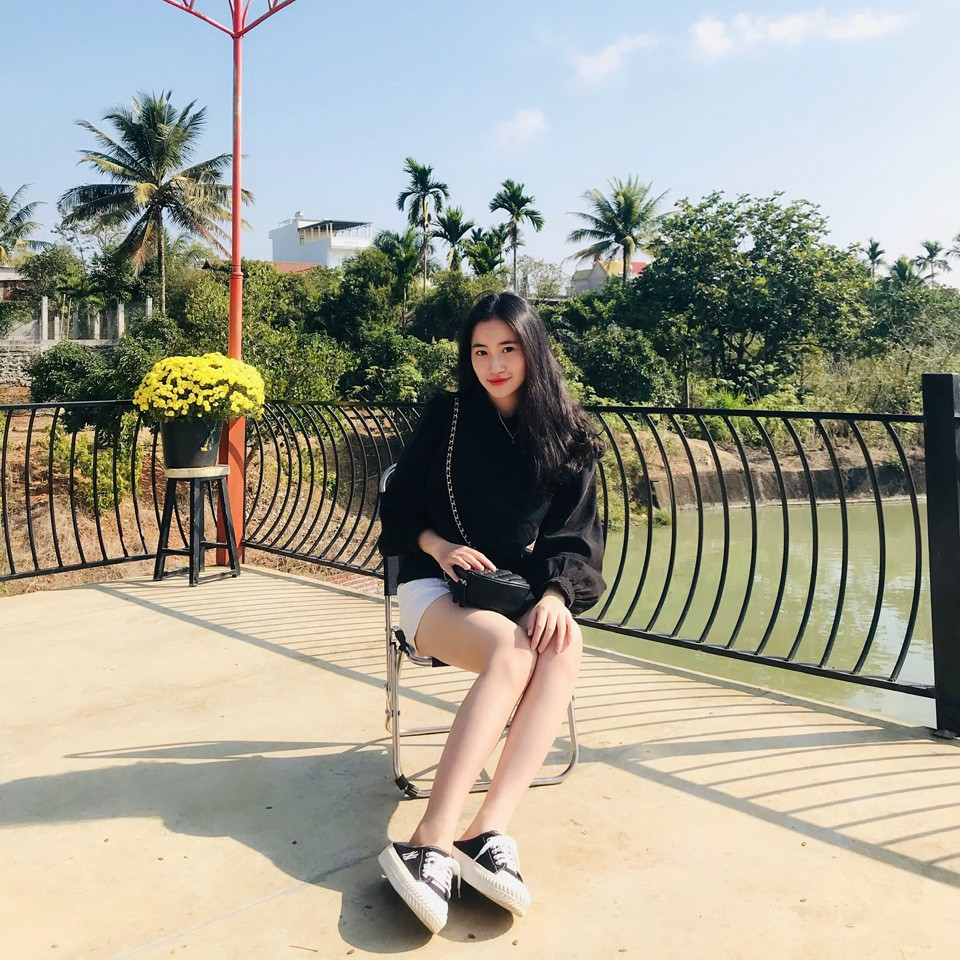
#> input picture project 2 Image Processing/Bài Làm/hong.jpg, 960 x 960 px
$ jupyter execute 21127627.ipynb
#> lines starting #> are read from the running program, lines starting #| are printed output that depends on the picture
ĐẠI HỌC QUỐC GIA – TP. HỒ CHÍ MINH
TRƯỜNG ĐẠI HỌC KHOA HỌC TỰ NHIÊN
KHOA CÔNG NGHỆ THÔNG TIN

                                        Đồ án 2: Image Processing

Môn học: Toán ứng dụng và thống kê cho công nghệ thông tin - MTH00057

Giảng viên hướng dẫn:
- Nguyễn Đình Thúc
- Nguyễn Văn Quang Huy
- Ngô Đình Hy

Tp. Hồ Chí Minh, tháng 7/2023

# Sinh Viên Thực Hiện:
- Họ và Tên : Cao Nguyễn Khánh
- MSSV: 21127627
- Lớp: 21CLC04

# Mục lục/ Cách Chức Năng Làm Được
* [Danh Sách Thư Viện Sử Dụng](#c1)
* [Hàm Tạo Tên File](#c2)
* [Thay Đổi Độ Sáng](#c3)
* [Thay Đổi Độ Tương Phản](#c4)
* [Lật Ảnh Ngang/Dọc](#c5)
* [Chuyển Đổi Ảnh RGB Thành Ảnh Xám/Sepia](#c6)
* [Làm Mờ/Sắc Nét Ảnh](#c7)
* [Cắt Ảnh Theo Kích Thước (Cắt Ở Trung Tâm)](#c8)
* [Cắt Ảnh Theo Khung Hình Tròn](#c9)
* [Cắt Ảnh Theo Khung Là 2 Hình Ellip Chéo Nhau](#c10)
* [Hàm Main](#c11)
* [Tài Liệu Tham Khảo](#c12)

## Danh Sách Thư Viện Sử Dụng <a class="anchor" id="c1"></a>

[cell 1]
import matplotlib.pyplot as plt
import numpy as np
from PIL import Image

## Hàm Tạo Tên File <a class="anchor" id="c2"></a>

[cell 2]
def create_file_name(image_path, function_name):
    # Cắt chuỗi thành các phần tử bằng dấu chấm
    split_string = image_path.split(".")

    if (len(split_string) < 2):
        raise ValueError("tên file không hợp lệ ")

    image_output_path = split_string[0]

    for i in range(1, len(split_string) - 1):
        image_output_path = image_output_path + "." + split_string[i]

    image_output_path = image_output_path + "_" + function_name + "." + split_string[-1]

    return image_output_path

Hàm này giúp tạo ra các tên file kết quả

VD:
create_file_name("cat.jpg", "brightness") => cat_brightness.jpg

## Hình Ảnh Gốc:

## Thay Đổi Độ Sáng <a class="anchor" id="c3"></a>

#### Ý TƯỞNG:
- Nhân mảng img_array với brightness_factor để điều chỉnh độ sáng của bức ảnh. Kết quả là một mảng mới brightened_image_array chứa các giá trị pixel đã được điều chỉnh độ sáng. Bước này dựa trên việc nhân từng giá trị pixel với brightness_factor.

- Sử dụng np.clip() để giới hạn các giá trị trong brightened_image_array trong khoảng hợp lệ từ 0 đến 255.

- Chuyển đổi các giá trị pixel trong mảng brightened_image_array thành số nguyên bằng cách sử dụng astype(int).

- Trả về brightened_image_array, mảng biểu diễn cho bức ảnh với độ sáng đã được điều chỉnh.

[cell 3]
def adjust_the_brightness_of_image(img_array, brightness_factor):
    # Thay đổi độ sáng
    #brightness_factor = 1.5  # Giá trị độ sáng mới, có thể điều chỉnh
    brightened_image_array = np.clip(img_array * brightness_factor, 0, 255).astype(int)

    return brightened_image_array

def the_brightness(img_array, image_path):
    # Tạo tên cho file ảnh để lưu
    image_output_path = create_file_name(image_path, "brightness")


    # Gọi các hàm hoặc thực hiện công việc liên quan đến Option 1
    brightness_factor = 1.5

    brightened_image = adjust_the_brightness_of_image(img_array, brightness_factor)

    plt.imshow(brightened_image)
    plt.axis('off')
    plt.savefig(image_output_path, bbox_inches='tight')
    plt.show()

#### Kết Quả

## Thay Đổi Độ Tương Phản  <a class="anchor" id="c4"></a>

#### Ý Tưởng:
- Đầu vào của hàm là img_array, một mảng numpy biểu diễn hình ảnh, và contrast_factor, một số thực dùng để điều chỉnh độ tương phản của hình ảnh.

- Bước đầu tiên là tính giá trị trung bình của tất cả các điểm ảnh trong img_array bằng hàm np.mean. Điều này sẽ giúp chúng ta chuyển hình ảnh về trung tâm đồ thị màu sắc, giúp việc điều chỉnh độ tương phản dễ dàng hơn.

- Trừ giá trị trung bình (mean) từ mỗi điểm ảnh trong img_array.
- Nhân kết quả với contrast_factor để điều chỉnh độ tương phản .
- Cộng lại giá trị trung bình (mean) vào kết quả.
- Quá trình trên giúp tăng độ tương phản của hình ảnh khi contrast_factor > 1 và giảm độ tương phản khi contrast_factor < 1.

- Sau khi tính toán xong hình ảnh mới có độ tương phản đã điều chỉnh, đoạn code sử dụng hàm np.clip để đảm bảo rằng giá trị của từng điểm ảnh nằm trong khoảng từ 0 đến 255

- chuyển kiểu dữ liệu của mảng contrast_image_array sang số nguyên (int)

[cell 4]
# [28 lines left out: functions adjusting_the_contrast_of_image, the_contrast, not called in this run]

#### Kết Quả

## Lật Ảnh Ngang/Dọc <a class="anchor" id="c5"></a>

#### Ý Tưởng:
- Lật ngang ảnh: Đoạn code sử dụng hàm np.flip để thực hiện lật ngang hình ảnh. Tham số axis=1 cho biết rằng ta muốn lật ngang theo chiều ngang, tức là lật theo trục thứ 2 của mảng (trục dọc).

- Lật dọc ảnh: Đoạn code sử dụng hàm np.flip để thực hiện lật dọc hình ảnh. Tham số axis=0 cho biết rằng ta muốn lật dọc theo chiều dọc, tức là lật theo trục thứ 1 của mảng (trục ngang).

- chuyển kiểu dữ liệu của mảng sang số nguyên (int) bằng cách sử dụng phương thức astype.

Cuối cùng, hàm trả về hình ảnh mới sau khi lật ngang được lưu trong biến flipped_image_array.

[cell 5]
# [39 lines left out: functions horizontal_flip_flips_an_image, vertical_flip_flips_an_image, horizontal_flip, vertical_flip, not called in this run]

#### Kết Quả:

- Lật Ngang

- Lật Dọc

## Chuyển Đổi Ảnh RGB Thành Ảnh Xám/Sepia <a class="anchor" id="c6"></a>

#### Ý Tưởng:
##### GRAY
- convert_an_image_rgb_to_grayscale(img_array): Đây là hàm chuyển đổi một hình ảnh từ không gian màu RGB sang không gian màu xám (grayscale). Ý tưởng chính của hàm này là sử dụng công thức đơn giản để tính giá trị màu xám của từng điểm ảnh trong hình ảnh RGB.

- Công thức tính giá trị màu xám (grayscale) tại mỗi điểm ảnh là:
  0.2989 * R + 0.5870 * G + 0.1140 * B
- Trong đó, R, G, và B lần lượt là giá trị màu đỏ, màu xanh lá cây và màu xanh lam tại điểm ảnh đó. Kết quả của phép tính này là giá trị màu xám tương ứng với mỗi điểm ảnh.

- Sau khi tính toán xong, kết quả được lưu vào biến grayscale_image_array.
##### SEPIA
- convert_an_image_rgb_to_sepia(img_array): Đây là hàm chuyển đổi một hình ảnh từ không gian màu RGB sang không gian màu sepia.

- một ma trận sepia_filter với kích thước 3x3. Ma trận này là một bộ lọc sepia được sử dụng để thực hiện việc chuyển đổi màu. Mỗi hàng của ma trận sepia_filter chứa các hệ số màu được sử dụng để tính toán màu mới tại từng điểm ảnh của hình ảnh.

- Để chuyển đổi màu của hình ảnh, đoạn code sử dụng phép nhân ma trận giữa ma trận img_array (biểu diễn hình ảnh RGB) và ma trận sepia_filter được chuyển vị (đảo chiều) (sepia_filter.T). Kết quả của phép nhân ma trận là một mảng mới chứa các giá trị màu được tính toán dựa trên ma trận sepia_filter.

- Sau khi tính toán xong mảng mới chứa các giá trị màu sepia, đoạn code sử dụng hàm np.clip để đảm bảo rằng giá trị của từng điểm ảnh nằm trong khoảng từ 0 đến 255. Chuyển kiểu dữ liệu của mảng sepia_image_array sang số nguyên (int)

[cell 6]
# [42 lines left out: functions convert_an_image_rgb_to_grayscale, rgb_to_grayscale, convert_an_image_rgb_to_sepia, rgb_to_sepia, not called in this run]

#### Kết Quả:

- Gray

- Sepia

## Làm Mờ/Sắc Nét Ảnh <a class="anchor" id="c7"></a>

#### Ý Tưởng:
- blur_or_sharpened_an_image(img_array, kernel): Đây là hàm thực hiện phép làm mờ hoặc sắc nét trên một hình ảnh bằng cách áp dụng một ma trận bộ lọc (kernel).

- Đầu vào của hàm gồm img_array, một mảng numpy biểu diễn hình ảnh, và kernel, một ma trận bộ lọc có kích thước chẵn (như 3x3 hoặc 5x5) và được sử dụng để thực hiện phép làm mờ hoặc sắc nét.

- Hàm bắt đầu bằng việc lấy kích thước của hình ảnh từ img_array và lưu trữ vào height, width và channels.

- khởi tạo một hình ảnh mới blur_or_sharpened_image với cùng kích thước như hình ảnh ban đầu, và các giá trị trong mảng mới được chuyển thành kiểu dữ liệu số nguyên (dtype=np.int_).

- các biến n và m từ kích thước của ma trận kernel. Biến n là số hàng hoặc số cột của ma trận kernel, m là phần nguyên của n/2.

- tính tổng tất cả các phần tử trong kernel và lưu vào biến total_sum.

- hàm duyệt qua từng điểm ảnh trong hình ảnh, trừ viền của hình ảnh có độ rộng m để đảm bảo không xảy ra tràn số khi thực hiện phép toán.

- Tại mỗi điểm ảnh, hàm xây dựng một mảng imagenxn bằng cách trích xuất một vùng của hình ảnh có kích thước bằng với kích thước của kernel, và sau đó thực hiện phép nhân các phần tử của imagenxn với kernel và tính tổng.

- Kết quả của phép nhân và tổng được lưu vào blur_or_sharpened_image tại vị trí tương ứng.

- Sau khi duyệt qua toàn bộ hình ảnh, đoạn code chia blur_or_sharpened_image cho total_sum và sau đó sử dụng hàm np.clip để đảm bảo rằng giá trị của từng điểm ảnh nằm trong khoảng từ 0 đến 255 (giá trị tối thiểu và tối đa của một điểm ảnh 8-bit).

- hàm trả về hình ảnh mới đã được thực hiện phép làm mờ hoặc sắc nét.

[cell 7]
# [67 lines left out: functions blur_or_sharpened_an_image, blurred, sharpened, not called in this run]

#### Kết Quả:

- Làm Mờ

- Làm Nét

## Cắt Ảnh Theo Kích Thước (Cắt Ở Trung Tâm) <a class="anchor" id="c8"></a>

#### Ý Tưởng:
- crop_center(img_array, target_width, target_height): Đây là hàm thực hiện việc cắt một phần của hình ảnh từ trung tâm của hình ảnh ban đầu.

- Đầu vào của hàm gồm img_array, một mảng numpy biểu diễn hình ảnh, và target_width, target_height, là kích thước mục tiêu mà chúng ta muốn cắt ra từ hình ảnh.

- lấy kích thước của hình ảnh từ img_array và lưu trữ vào width, height và c
- tính toán vị trí bắt đầu và kết thúc của phần cần cắt ra từ hình ảnh. Cụ thể, vị trí bắt đầu và kết thúc được tính bằng cách lấy nửa kích thước mục tiêu và trừ nửa này từ width để tính left, và từ height để tính top. Sau đó, right được tính bằng cách cộng target_width vào left, và bottom được tính bằng cách cộng target_height vào top.

- cắt hình ảnh tại vị trí trung tâm bằng cách sử dụng lát cắt indexing của numpy. Hình ảnh mới được lưu trong biến cropped_image_array.

- chuyển kiểu dữ liệu của mảng cropped_image_array sang số nguyên (int) và trả về kết quả.

[cell 8]
# [32 lines left out: functions crop_center, crop, not called in this run]

#### Kết Quả:

## Cắt Ảnh Theo Khung Hình Tròn <a class="anchor" id="c9"></a>

#### Ý Tưởng:
- crop_circle_an_image(img_array): Đây là hàm thực hiện việc cắt một vùng hình tròn từ hình ảnh ban đầu.

- Đầu vào của hàm gồm img_array, một mảng numpy biểu diễn hình ảnh.

- lấy kích thước của hình ảnh từ img_array và lưu trữ vào width, height và c (số kênh màu, ví dụ: 3 nếu hình ảnh là ảnh RGB).

- tọa độ tâm của hình ảnh bằng cách chia kích thước theo chiều rộng và chiều cao cho 2 (center_x, center_y).

- kính hình tròn (radius) bằng cách lấy giá trị nhỏ nhất giữa center_x và center_y.

- duyệt qua từng phần tử của mảng img_array bằng cách sử dụng hai vòng lặp for.

- Tại mỗi điểm ảnh (i, j), hàm kiểm tra xem điểm ảnh đó có nằm ngoài bán kính của hình tròn không. Nếu (i - center_x) ^ 2 + (j - center_y) ^ 2 lớn hơn bình phương của bán kính (radius ^ 2), tức là điểm ảnh nằm ngoài hình tròn, thì hàm đặt giá trị màu của điểm ảnh đó thành (0, 0, 0), tức là màu đen.

- Sau khi duyệt qua toàn bộ mảng, hình ảnh đã cắt hình tròn được lưu trữ trong img_array.

[cell 9]
# [33 lines left out: functions crop_circle_an_image, crop_circle, not called in this run]

#### Kết Quả:

## Cắt Ảnh Theo Khung Là 2 Hình Ellip Chéo Nhau <a class="anchor" id="c10"></a>

#### Ý Tưởng
- find_line_equation(point1, point2): hàm tìm đường thẳng đi qua 2 điểm
- find_intersection(line1, line2): hàm tìm giao diểm của 2 đường thẳng
- distance_between_points(point1, point2): hàm tính khoảng cách giữa 2 điểm
- ta sẽ xác định tiêu cự của bắc hình bằng cách như hình vẽ sau, point1 = (0, height//9)
- độ dài không đổi = khoảng cách point1 đến 2 tiêu cự trong 1 hình elip - độ lớn ma trân /9

- Ta sẽ sử dụng tính chất của hình elip.

- duyệt qua từng phần tử của mảng img_array bằng cách sử dụng hai vòng lặp for.
- Vì tổng khoảng cách mỗi điểm trên ĐƯỜNG ELIP đến 2 tiêu cự là không đổi nên ta sẽ kiểm tra xem điểm đó có nằm trong hình elip hay không.
- Tại mỗi điểm ảnh (i, j), hàm kiểm tra xem điểm ảnh đó có nằm ngoài 2 hình elip hay không. Nếu điểm nằm ngoài 2 hình elip thì hàm đặt giá trị màu của điểm ảnh đó thành (0, 0, 0), tức là màu đen.

[cell 10]
# [109 lines left out: functions find_line_equation, find_intersection, distance_between_points, crop_2elip_an_image, crop_elip, not called in this run]

#### Kết Quả:

## Hàm Main <a class="anchor" id="c11"></a>

[cell 11]
def print_menu():
    print("========== MENU ==========")
    print("0. Thực hiện tất cả các chức năng ")
    print("1. Thay đổi độ sáng của ảnh ")
    print("2. Thay đổi độ tương phản của ảnh ")
    print("3. Lật ngang hoặc lật dọc ảnh ")
    print("4. Chuyển đổi ảnh RGB thành ảnh xám/sepia ")
    print("5. Làm mờ/sắc nét ảnh ")
    print("6. Cắt ảnh theo kích thước (cắt ở trung tâm) ")
    print("7. Cắt ảnh theo khung hình tròn ")
    print("8. Cắt ảnh theo khung là 2 hình ellip chéo nhau ")

    print("9. Exit")
    print("==========================")

def handle_option(option, img_array, image_path):
    if option == 1:
        print("Thay đổi độ sáng của ảnh ")

        the_brightness(img_array, image_path)

    elif option == 2:
        print("Thay đổi độ tương phản của ảnh ")

        the_contrast(img_array, image_path)

    elif option == 3:
        print("Lật ngang hoặc lật dọc ảnh ")
        print("\n" + "1. Lật ngang")
        print("2. Lật dọc")
        choice12 = int(input("chọn 1 để lật ngang, 2 để lật dọc: "))

        if(choice12 == 1):
            horizontal_flip(img_array, image_path)
        elif(choice12 == 2):
            vertical_flip(img_array, image_path)
    elif option == 4:
        print("Chuyển đổi ảnh RGB thành ảnh xám/sepia ")
        print("\n" + "1. xám")
        print("2. sepia")
        choice12 = int(input("chọn 1 để xám, 2 để sepia: "))

        if(choice12 == 1):
            rgb_to_grayscale(img_array, image_path)

        elif(choice12 == 2):
            rgb_to_sepia(img_array, image_path)

    elif option == 5:
        print("Làm mờ/sắc nét ảnh ")
        print("\n" + "1. Làm mờ")
        print("2. Làm sắc nét")
        choice12 = int(input("chọn 1 Làm mờ, 2 để Làm sắc nét: "))

        if(choice12 == 1):
            blurred(img_array, image_path)
        elif(choice12 == 2):
            sharpen(img_array, image_path)
    elif option == 6:
        print("Cắt ảnh theo kích thước (cắt ở trung tâm) ")

        crop(img_array, image_path)

    elif option == 7:
        print("Cắt ảnh theo khung hình tròn ")

        crop_circle(img_array, image_path)
    elif option == 8:
        print("Cắt ảnh theo khung là 2 hình ellip chéo nhau ")

        crop_elip(img_array, image_path)
    elif option == 9:
        print("Exiting...")
        return True

    elif option == 0:
        print("Thay đổi độ sáng của ảnh ")
        the_brightness(img_array, image_path)

        print("Thay đổi độ tương phản của ảnh ")
        the_contrast(img_array, image_path)

        print("Lật ngang")
        horizontal_flip(img_array, image_path)

        print("Lật dọc")
        vertical_flip(img_array, image_path)

        print("Chuyển đổi ảnh RGB thành ảnh xám")
        rgb_to_grayscale(img_array, image_path)

        print("Chuyển đổi ảnh RGB thành ảnh sepia ")
        rgb_to_sepia(img_array, image_path)

        print("Làm mờ ảnh ")
        blurred(img_array, image_path)

        print("Làm sắc nét ảnh ")
        sharpened(img_array, image_path)

        print("Cắt ảnh theo kích thước (cắt ở trung tâm) ")
        crop(img_array, image_path)

        print("Cắt ảnh theo khung hình tròn ")
        crop_circle(img_array, image_path)

        print("Cắt ảnh theo khung là 2 hình ellip chéo nhau ")
        crop_elip(img_array, image_path)
    else:
        print("Invalid option. Please select a valid option.")

    return False

def main():
    image_path = input("nhap ten file anh: ")
#> the answer given: hong.jpg

    # Đọc ảnh
    image = Image.open(image_path)
#> image is the input picture: PIL image 960x960 RGB; mean R, G, B 162.7, 161.4, 147.5


    plt.imshow(image)
    plt.axis('off')
    plt.show()


    # Chuyển đổi ảnh
    img_array = np.array(image)

    exit_menu = False
    while not exit_menu:
        print_menu()
        choice = input("Enter your choice: ")

        try:
            choice = int(choice)
            exit_menu = handle_option(choice, img_array, image_path)
        except ValueError:
            print("Invalid input. Please enter a number.")
#> this loop made 6 passes; the answer given on pass 1: 1
#> pass 1, in adjust_the_brightness_of_image, `brightened_image_array = np.clip(img_array * brightness_factor, 0, 255..`:
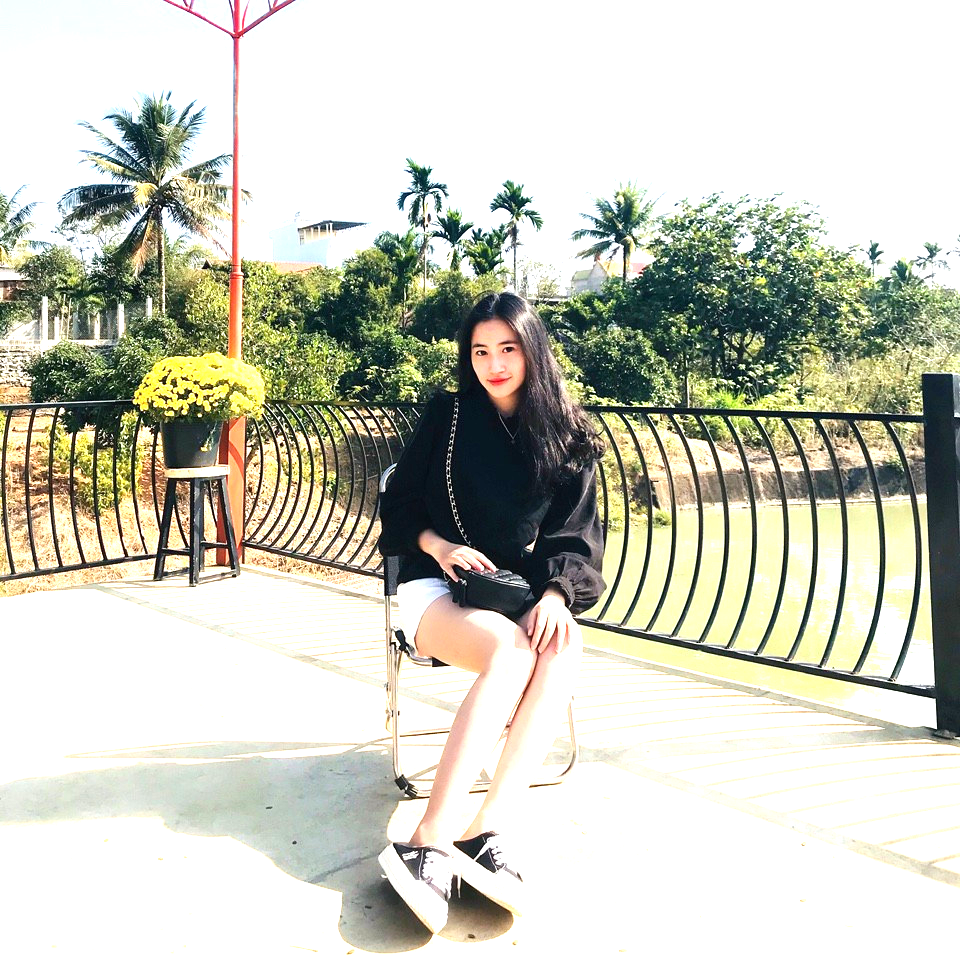
#> brightened_image_array: shape (960, 960, 3) int64; mean R, G, B 201.6, 202.5, 189.1


if __name__ == '__main__':
    main()
